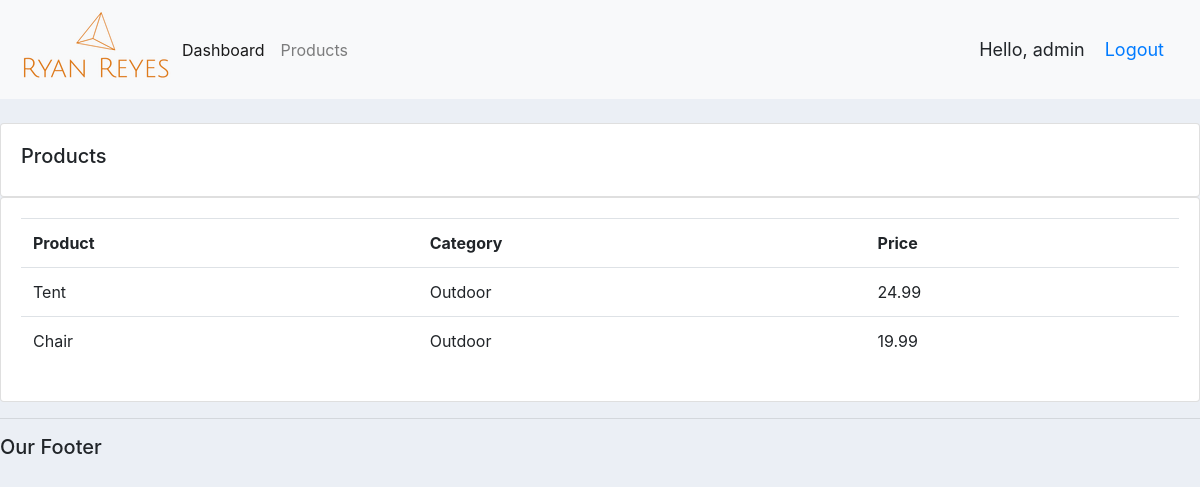
Screenshot of /products/ (signed in) with the database file from the repository.
### accounts/models.py (models this page shows, shortened)
class Product(models.Model):
    CATEGORY = (
        ('Indoor', 'Indoor'),
        ('Outdoor', 'Outdoor')
    )
    name = models.CharField(max_length=200, null=True)
    price = models.FloatField(null=True)
    category = models.CharField(max_length=200, null=True, choices=CATEGORY)
    description = models.CharField(max_length=200, null=True)
    date_created = models.DateTimeField(auto_now_add=True, null=True)
    tag = models.ManyToManyField(Tag)

### accounts/decorators.py (the view)
        def wrapper_func(request, *args, **kwargs):
            group = None
            if request.user.groups.exists():
                group = request.user.groups.all()[0].name
            if group in allowed_roles:
                return view_func(request, *args, **kwargs)
            else:
                return HttpResponse('You are not authorized to view this page')

### accounts/views.py (called while the page is built)
@login_required(login_url='login')
@allowed_users(allowed_roles=['admin'])
def products(request):
    products = Product.objects.all()
    return render(request, 'accounts/products.html', {'products': products})

### accounts/templates/accounts/products.html
{% extends 'accounts/main.html' %}
{% block content %}
<br>
<div class="row">
    <div class="col-md">
        <div class="card card-body">
            <h5>Products</h5>
        </div>
        <div class="card card-body">
            <table class="table">
                <tr>
                    <th>Product</th>
                    <th>Category</th>
                    <th>Price</th>
                </tr>
                {% for i in products %}
                <tr>
                    <td>{{i.name}}</td>
                    <td>{{i.category}}</td>
                    <td>{{i.price}}</td>
                </tr>
                {% endfor %}
            </table>
        </div>
    </div>
</div>
{% endblock %}

### accounts/templates/accounts/navbar.html (shortened to what this page needs)
{% load static %}
<nav class="navbar navbar-expand-lg navbar-light bg-light">
    <a href="{% url 'home' %}"><img src="{% static '/images/logo.png' %}"></a>
    <div class="collapse navbar-collapse" id="navbarNav">
        <ul class="navbar-nav">
            {% if request.user.is_staff %}
            <li class="nav-item active">
                <a class="nav-link" href="{% url 'home' %}"> Dashboard </a>
            </li>
            <li class="nav-item">
                <a class="nav-link" href="{% url 'products' %}"> Products</a>
            </li>
            {% endif %}
        </ul>
    </div>
    <span class="hello-msg">Hello, {{ request.user }}</span>
    <span class="hello-msg"><a href="{% url 'logout' %}">Logout</a></span>
</nav>

### static/css/main.css (style rules this page uses)
body { background-color: #ebeff5; }

### accounts/templates/accounts/navbar.html (style rules this page uses)
.hello-msg { font-size: 18px; margin-right: 20px; }

### rows the page displays
Product: name "Tent", category "Outdoor", price "24.99"
Product: name "Chair", category "Outdoor", price "19.99"

### other values shown
{{ request.user }} "admin"
